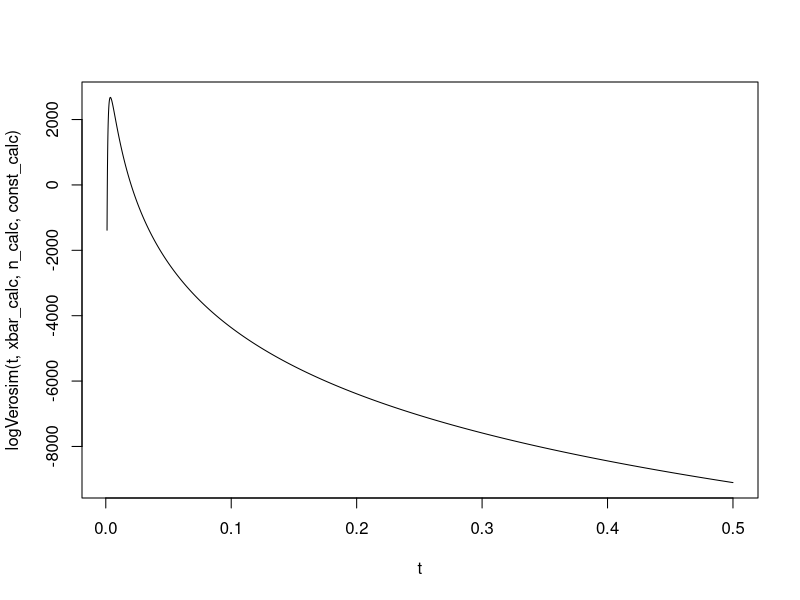
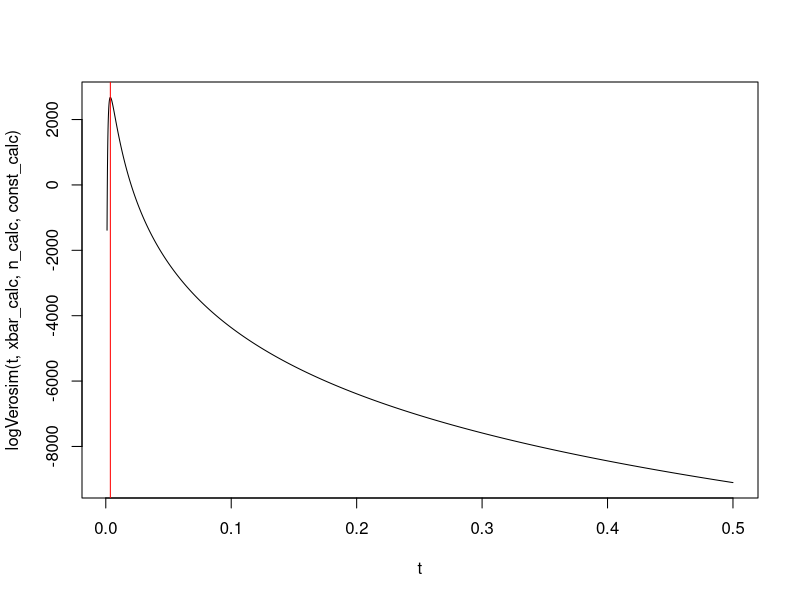
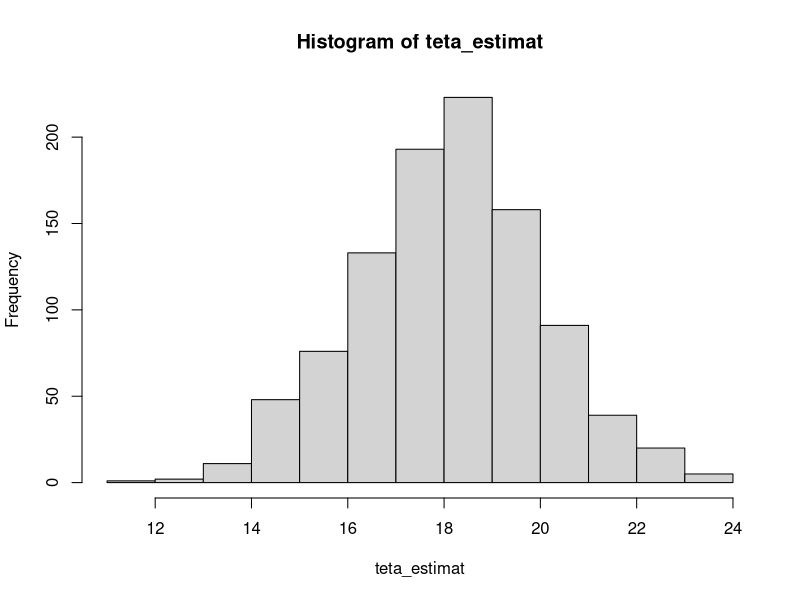
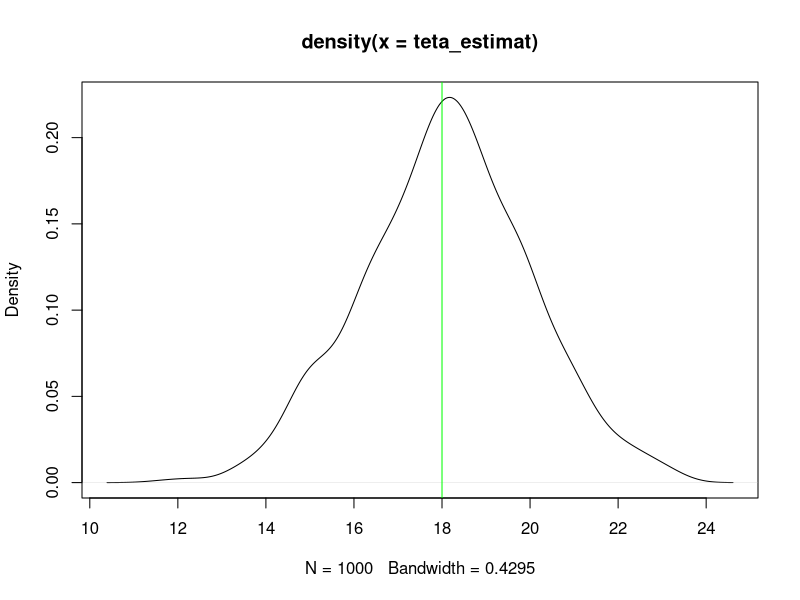
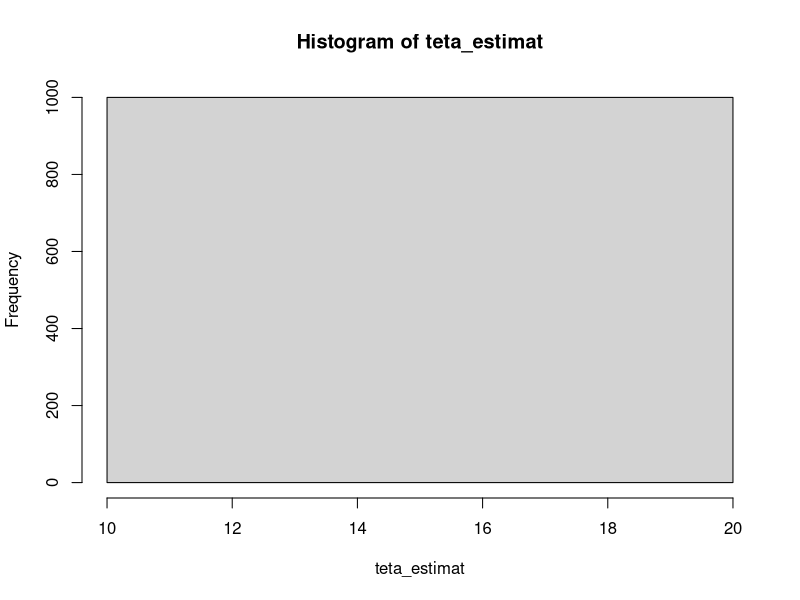

Write the R code that produced these figures, in order. (Note: this script raises an error after producing the figures.)
#Statistica Lab 13 

#Metoda verosimilitatii maxime
#Daca o functie cu valori pozitive are punct de maxim sau minim local,
#acesta se pastreaza si daca se logaritmeaza functia initiala
f1 <- function(x)
{
  sin(x)
}

t <- seq(0.001,pi-0.001,0.001)
#Q: De ce nu am luat intervalul (0,pi)?



#gasirea punctelor de extrem cu functia optimize
require(graphics)
#in mod implicit cauta punctul de minim
optimize(f1,c(0.001,pi-0.001))

#vreau punctul de maxim

optimize(f1,c(0.001,pi-0.001),maximum=T)



#Problema cu f(x)=x^2/(54*teta^3)*exp(-x/(3*teta)), x>0

#const=ln(produs(xi^2))
#x este vectorul ce reprezinta esantionul dat
x <- rgamma(1000,3,90)
n_calc <- 1000
xbar_calc <- sum(x)/n_calc #mean(x)
const_calc <- sum(2*log(x))

logVerosim <- function(teta,xbar,n,const)
{
  -n*log(54)-3*n*log(teta)+const-1/(3*teta)*n*xbar 
}
t <- seq(0.001,0.5,0.0001)
plot(t,logVerosim(t,xbar_calc,n_calc,const_calc),type="l")

#Q: Ce reprezinta 100 mai jos?
#"A wild guess" legat de intervalul pe care sa cautam punctul de maxim
#Daca facem plot inainte vedem mai bine care e intervalul mai bun

o <- optimize(logVerosim,c(0.001,100),maximum=T,xbar=xbar_calc,n=n_calc,const=const_calc)
teta_maxim <- o$maximum
#ce obtin daca iau intervalul de cautare mai fin
o <- optimize(logVerosim,c(0.001,0.1),maximum=T,xbar=xbar_calc,n=n_calc,const=const_calc)
teta_maxim <-o$maximum



teta_estimat <- xbar_calc/9

#Observam ca teta_estimat si teta_maxim(calculat prin metode numerice) sunt foarte apropiate

t <- seq(0.001,0.5,0.0001)
plot(t,logVerosim(t,xbar_calc,n_calc,const_calc),type="l")
abline(v=teta_maxim,col="red")

#Metoda momentelor
#De ce metoda momentelor uneori nu e buna

#Folositi metoda momentelor pentru a estima teta pentru X~Unif(0,teta) in baza unui 
#esantion de volum 100

#Estimatorul dat de metoda momentelor este teta=2*xbar

teta <- 18
sample_size <- 30
nr_simulari <- 1000
teta_estimat <- numeric(nr_simulari)

for( i in 1:nr_simulari)
{
  u <- runif(sample_size,0,teta)
  xbar <- mean(u)
  teta_estimat[i] <- 2*xbar
}
hist(teta_estimat)
plot(density(teta_estimat))
abline(v=18, col="green")

#y <- runif(1000,6,13)
#hist(y)

#MVM pentru aceeasi problema
#teta_MVM=max(valorile din esantion)
teta <- 18
x <- runif(1000,0,teta)
teta_MVM <- max(x)

for( i in 1:nr_simulari)
{
  u <- runif(sample_size,0,teta)
  xbar <- mean(u)
  teta_estimat[i] <- max(x)
}
hist(teta_estimat)
plot(desnity(teta_estimat))
abline(v=25, col='green')

#Tema: Optimizati codul de mai sus